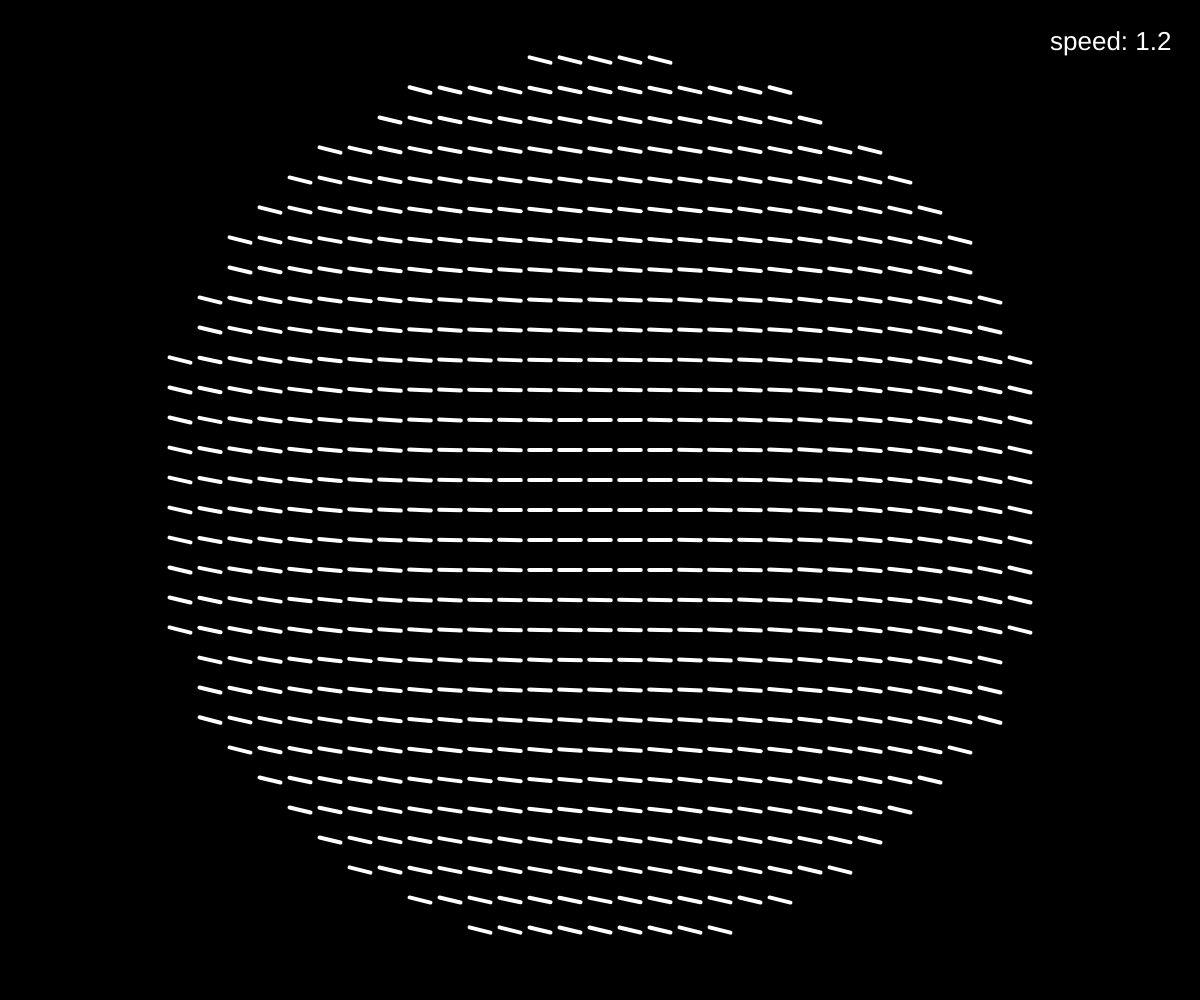
Frame 1 (no input)
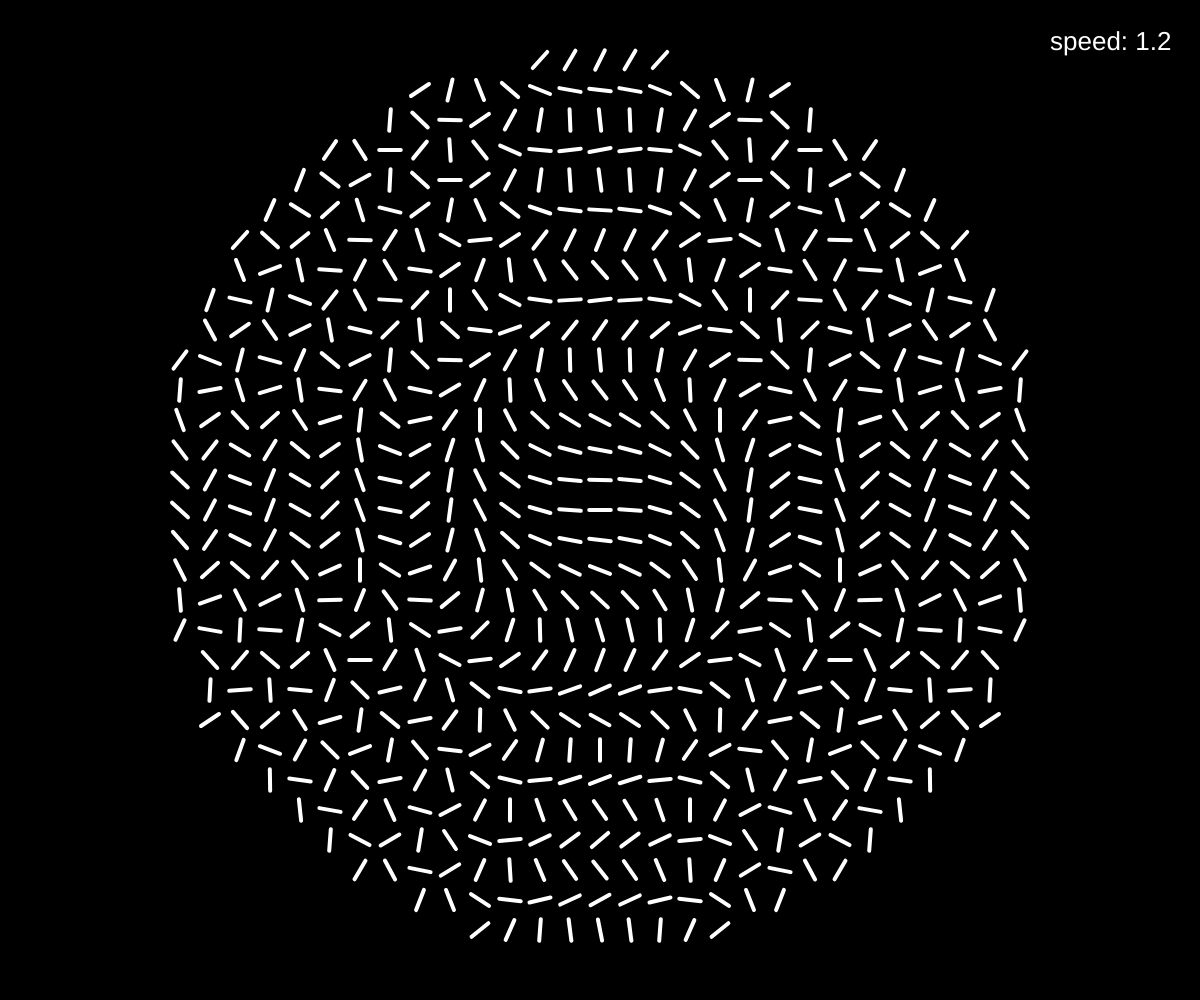
Frame 60 (no input)
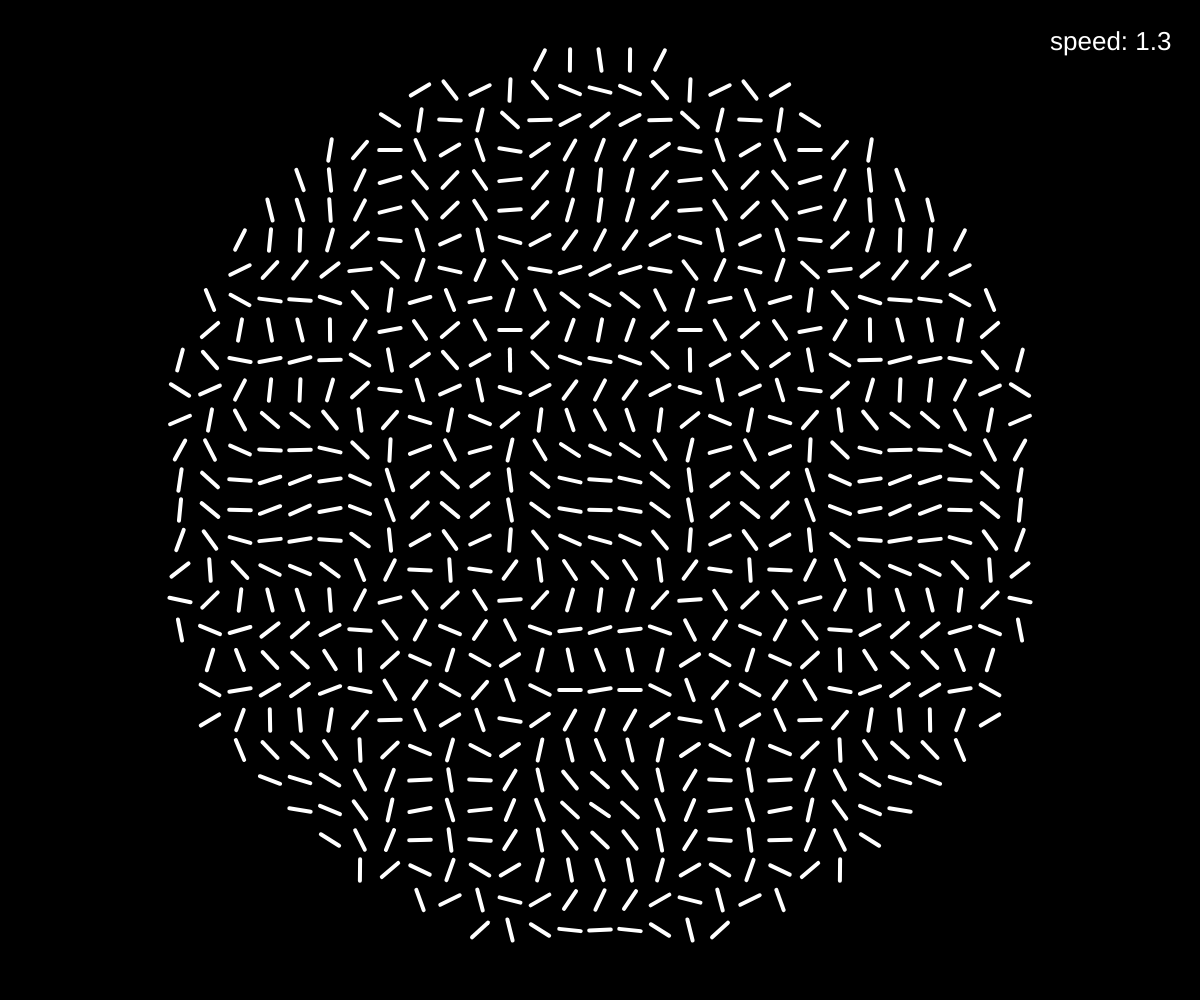
Frame 120 (the mouse pressed at the canvas centre since frame 60)

The p5.js sketch that drew these frames (run headless with seeded random() and noise() and a simulated clock; from frame 60 on, the mouse is pressed at the canvas centre):

// p5.js sketch
// ── sketch.js


function setup() {
	createCanvas(windowWidth, windowHeight);
	colorMode(HSB, 1, 1, 1, 1);
}

function windowResized() {
  resizeCanvas(windowWidth, windowHeight);
}

function draw() {
	var detail = 30;
	var mx = map(mouseX, 0, width, .00001, .00026);
  background(0);
  stroke(255);
  strokeWeight(4);
  var cx = width/2;
  var cy = height/2;
  var r = 449;
  for (var x = 0; x < width; x+= detail) {
    for (var y = 0; y < height; y+= detail) {
      var d = dist(x, y, cx, cy);
      if (d<r) {
				if(mouseX == 0 && mouseY == 0){
					mx = .00012;
				}
        var a = radians(.6*d*d*frameCount*mx)%PI;
        //var p = map(a, 0, PI, 0, .2);
        stroke(1, 0, 1);
				push();
				translate(x,y);
				rotate(a);
				line(-detail*.36, 0, detail*.36,0);
				pop();
      }
    }
  }
	noStroke();
	fill(1);
	textSize(26);
	text("speed: " + nf(mx*10000, 1,1), width-150, 50);
}

// ── post.html
<!DOCTYPE html>
<html>
<head>
<title>Anglehue</title>
<link rel="shortcut icon" type="image/png" href="https://krabcode.github.io/favicon.png"/>
<link rel="stylesheet" href="../../styles/sketch.css">
<script src="../../lib/p5.js"></script>
<script src="sketch.js"></script>
</head>
<body>
</body>
<header>
<p><a href="https://krabcode.github.io/index.html"> <<< </a></p>
</header>
</html>
